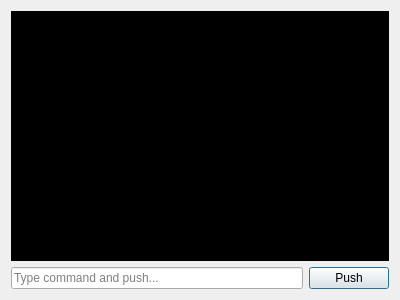
<?xml version="1.0" encoding="UTF-8"?>
<ui version="4.0">
 <class>DeveloperConsole</class>
 <widget class="QDialog" name="DeveloperConsole">
  <property name="geometry">
   <rect>
    <x>0</x>
    <y>0</y>
    <width>400</width>
    <height>300</height>
   </rect>
  </property>
  <property name="windowTitle">
   <string>Dialog</string>
  </property>
  <layout class="QVBoxLayout" name="verticalLayout">
   <item>
    <widget class="QTextEdit" name="console">
     <property name="styleSheet">
      <string notr="true">#console {
	color: white;
	background-color: black;
	font: 75 11pt &quot;Courier New&quot;;
}</string>
     </property>
     <property name="lineWrapMode">
      <enum>QTextEdit::NoWrap</enum>
     </property>
     <property name="readOnly">
      <bool>true</bool>
     </property>
     <property name="textInteractionFlags">
      <set>Qt::LinksAccessibleByMouse|Qt::TextSelectableByMouse</set>
     </property>
    </widget>
   </item>
   <item>
    <layout class="QHBoxLayout" name="horizontalLayout">
     <item>
      <widget class="QLineEdit" name="lineEdit">
       <property name="placeholderText">
        <string>Type command and push...</string>
       </property>
      </widget>
     </item>
     <item>
      <widget class="QPushButton" name="pushButton">
       <property name="text">
        <string>Push</string>
       </property>
      </widget>
     </item>
    </layout>
   </item>
  </layout>
 </widget>
 <resources/>
 <connections>
  <connection>
   <sender>lineEdit</sender>
   <signal>returnPressed()</signal>
   <receiver>pushButton</receiver>
   <slot>click()</slot>
   <hints>
    <hint type="sourcelabel">
     <x>159</x>
     <y>277</y>
    </hint>
    <hint type="destinationlabel">
     <x>352</x>
     <y>278</y>
    </hint>
   </hints>
  </connection>
 </connections>
</ui>
